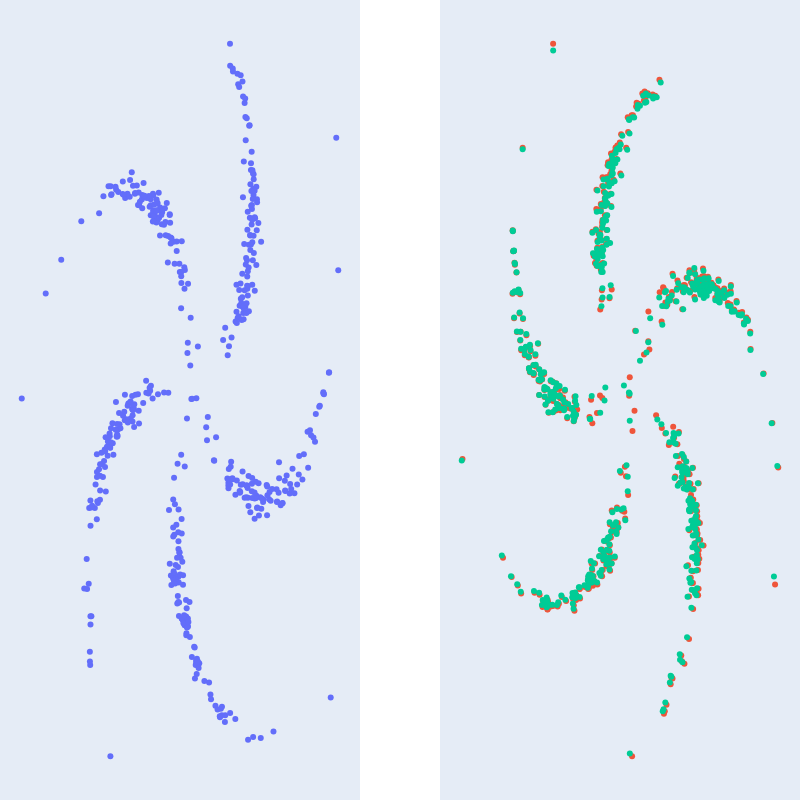

Notebook source saved alongside this figure:
### Code cell
# sanity check if everything is loaded and trained correctly
data = torch.tensor(obs).to(model.device).double()

mu_z, log_var_z = model.encode(data)
z = reparameterize(mu_z, log_var_z)
mu_x, log_var_x = model.decode(z)

fig = plot_reconstruction(
    obs=obs,
    mu=mu_x.cpu().detach().numpy(),
    latent=z.cpu().detach().numpy(),
)
fig.show()

### Figure 1 — Plotly figure (JSON) as saved in the notebook; plotly's stock layout.template omitted (floating-point values rounded to 4 significant figures; data arrays with more than 128 entries replaced by an {"elided": "..."} marker saying what was removed)
{"data": [{"mode": "markers", "name": "latent", "x": {"elided": "500 float values"}, "y": {"elided": "500 float values"}, "type": "scatter", "xaxis": "x", "yaxis": "y"}, {"mode": "markers", "name": "obs", "x": {"elided": "500 float values"}, "y": {"elided": "500 float values"}, "type": "scatter", "xaxis": "x2", "yaxis": "y2"}, {"mode": "markers", "name": "recon", "x": {"elided": "500 float values"}, "y": {"elided": "500 float values"}, "type": "scatter", "xaxis": "x2", "yaxis": "y2"}], "layout": {"xaxis": {"anchor": "y", "domain": [0.0, 0.45], "title": {"text": "x"}, "visible": false, "showticklabels": false}, "yaxis": {"anchor": "x", "domain": [0.0, 1.0], "title": {"text": "y"}, "visible": false, "showticklabels": false}, "xaxis2": {"anchor": "y2", "domain": [0.55, 1.0], "title": {"text": "x"}, "visible": false, "showticklabels": false}, "yaxis2": {"anchor": "x2", "domain": [0.0, 1.0], "title": {"text": "y"}, "visible": false, "showticklabels": false}, "annotations": [{"font": {"size": 16}, "showarrow": false, "text": "Latent", "x": 0.225, "xanchor": "center", "xref": "paper", "y": 1.0, "yanchor": "bottom", "yref": "paper"}, {"font": {"size": 16}, "showarrow": false, "text": "Observation", "x": 0.775, "xanchor": "center", "xref": "paper", "y": 1.0, "yanchor": "bottom", "yref": "paper"}], "margin": {"l": 0, "r": 0, "b": 0, "t": 0, "pad": 0}, "showlegend": false, "autosize": false, "width": 800, "height": 800}}
